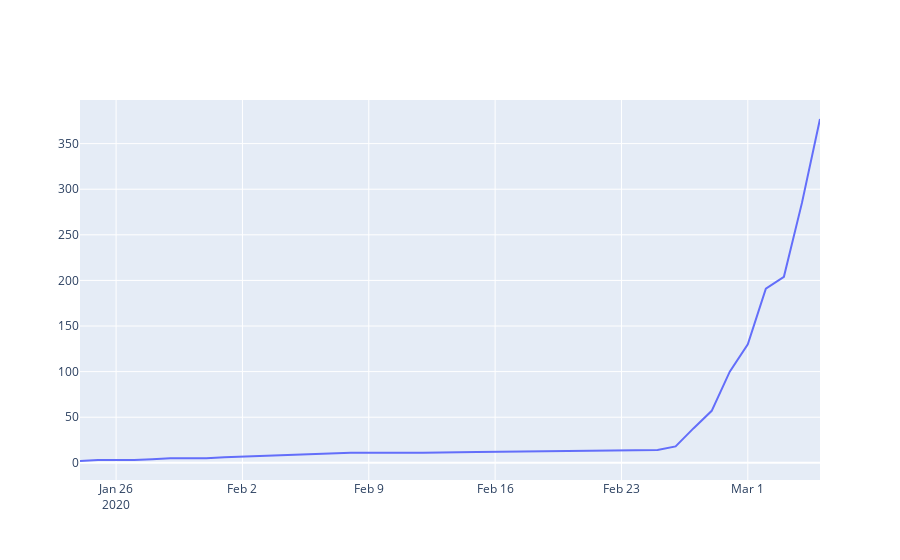

Source (notebook cell):
### Code cell
data = [go.Scatter(x=france_df['day'],
                   y=france_df['Confirmed'],
                   name='Cas confirmés en France'
                  )]
py.iplot(data)

### Figure 1 — Plotly figure (JSON) as saved in the notebook; plotly's stock layout.template omitted (floating-point values rounded to 4 significant figures)
{"data": [{"name": "Cas confirmés en France", "type": "scatter", "x": ["2020-01-24", "2020-01-25", "2020-01-26", "2020-01-27", "2020-01-28", "2020-01-29", "2020-01-30", "2020-01-31", "2020-02-01", "2020-02-01", "2020-02-01", "2020-02-01", "2020-02-01", "2020-02-01", "2020-02-01", "2020-02-08", "2020-02-08", "2020-02-08", "2020-02-08", "2020-02-12", "2020-02-12", "2020-02-12", "2020-02-15", "2020-02-15", "2020-02-15", "2020-02-15", "2020-02-15", "2020-02-15", "2020-02-15", "2020-02-15", "2020-02-15", "2020-02-15", "2020-02-25", "2020-02-26", "2020-02-27", "2020-02-28", "2020-02-29", "2020-03-01", "2020-03-02", "2020-03-03", "2020-03-04", "2020-03-05"], "y": [2, 3, 3, 3, 4, 5, 5, 5, 6, 6, 6, 6, 6, 6, 6, 11, 11, 11, 11, 11, 11, 11, 12, 12, 12, 12, 12, 12, 12, 12, 12, 12, 14, 18, 38, 57, 100, 130, 191, 204, 285, 377]}], "layout": {}}
